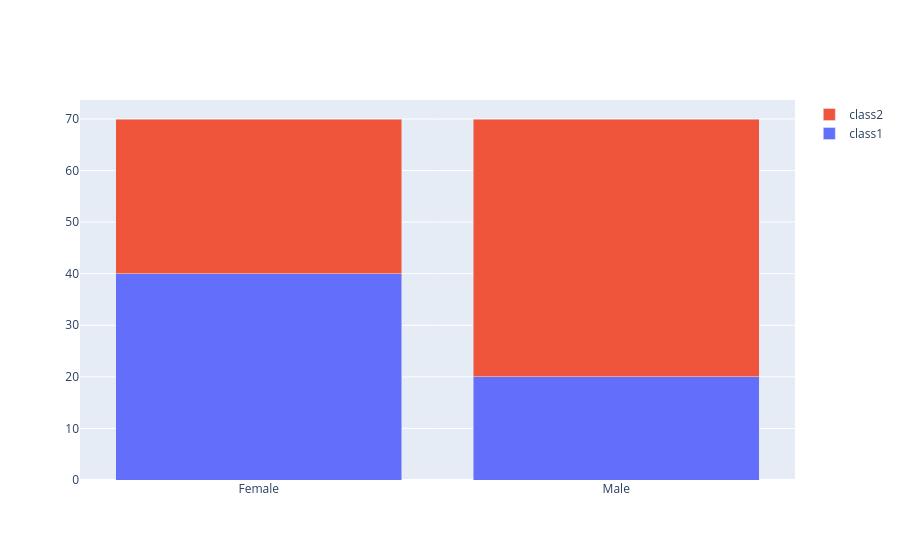

Notebook cell for this chart:
### Code cell
#Stacked/Relative bar chart by re-defining "barmode" in layout
x = ['Female','Male']
y1 = [40,20]
y2 = [30,50]

trace1 = go.Bar 
trace2 = go.Bar 

layout = go.Layout#barmode is changed to stacked

fig = go.Figure 
fig.show

### Figure 1 — Plotly figure (JSON) as saved in the notebook; plotly's stock layout.template omitted (floating-point values rounded to 4 significant figures)
{"data": [{"name": "class1", "type": "bar", "x": ["Female", "Male"], "y": [40, 20]}, {"name": "class2", "type": "bar", "x": ["Female", "Male"], "y": [30, 50]}], "layout": {"barmode": "stack"}}
